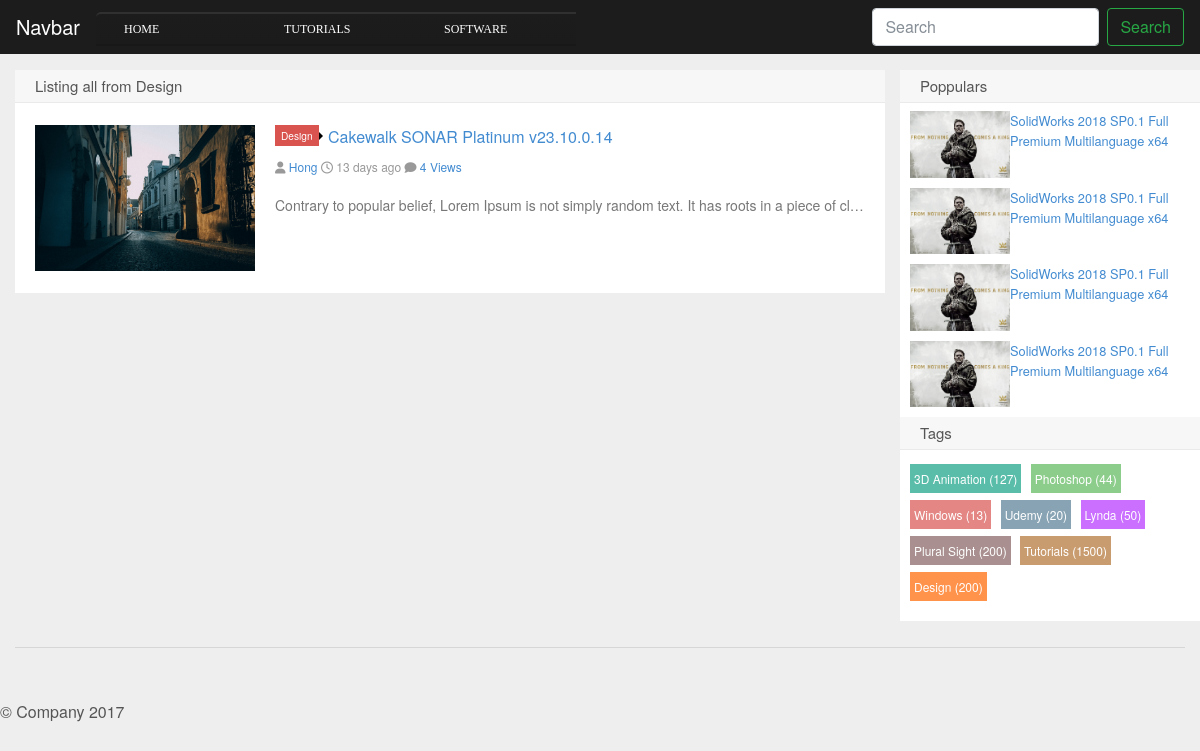
/category.php?id=1&name=Design, run on the app's committed database.
### tables this page shows
CREATE TABLE `categories` (
  `cat_id` int(20) NOT NULL AUTO_INCREMENT,
  `cat_name` varchar(255) NOT NULL,
  PRIMARY KEY (`cat_id`)
);

CREATE TABLE `posts` (
  `post_id` int(20) NOT NULL AUTO_INCREMENT,
  `sub_cat_id` int(20) NOT NULL,
  `user_id` int(20) NOT NULL,
  `post_title` varchar(255) NOT NULL,
  `post_image` varchar(255) NOT NULL,
  `post_date` date NOT NULL,
  `post_view` int(255) DEFAULT NULL,
  `post_desc` text NOT NULL,
  `post_tage` varchar(255) NOT NULL,
  `post_status` varchar(255) DEFAULT NULL,
  `post_suggestion` tinyint(4) DEFAULT NULL,
  `down_link` varchar(255) DEFAULT NULL,
  PRIMARY KEY (`post_id`),
  KEY `FK_subcat` (`sub_cat_id`),
  KEY `FK_user` (`user_id`),
  CONSTRAINT `FK_subcat` FOREIGN KEY (`sub_cat_id`) REFERENCES `sub_categories` (`sub_cat_id`) ON DELETE CASCADE ON UPDATE CASCADE,
  CONSTRAINT `FK_user` FOREIGN KEY (`user_id`) REFERENCES `users` (`user_id`) ON DELETE CASCADE ON UPDATE CASCADE
);

CREATE TABLE `sub_categories` (
  `sub_cat_id` int(20) NOT NULL AUTO_INCREMENT,
  `cat_id` int(20) NOT NULL,
  `sub_cat_name` varchar(255) NOT NULL,
  PRIMARY KEY (`sub_cat_id`),
  KEY `RK_Cat` (`cat_id`),
  CONSTRAINT `RK_Cat` FOREIGN KEY (`cat_id`) REFERENCES `categories` (`cat_id`) ON UPDATE CASCADE
);

CREATE TABLE `users` (
  `user_id` int(20) NOT NULL AUTO_INCREMENT,
  `user_name` varchar(255) NOT NULL,
  `name` varchar(255) NOT NULL,
  `user_email` varchar(255) NOT NULL,
  `user_role` varchar(255) NOT NULL,
  `user_password` varchar(255) NOT NULL,
  PRIMARY KEY (`user_id`)
);

### category.php (the view, shortened to what this page needs)
<?php include "includes/header.php" ?>
  <body>
  <?php include "includes/navigation.php" ?>
    <main role="main" class="container">
      <div class=" row row-offcanvas row-offcanvas-right">
        <div class="col-12 col-md-9">
            <h2 class="title">Listing all from
                <?php
                    echo $_GET['name'];
                ?>
            </h2>
          <?php
          $id = $_GET['id'];
          $prepare_statement = $connection->prepare("SELECT * FROM posts WHERE sub_cat_id = ? ORDER BY post_id DESC");
          $prepare_statement->bind_param("s",$id);
          $prepare_statement->execute();
          $select_post = $prepare_statement->get_result();
          while($row_post = mysqli_fetch_array($select_post)) {
            $sub_cat_id = $row_post['1'];
            $user_id = $row_post['2'];
            $post_title = $row_post['3'];
            $post_image = $row_post['4'];
            $post_date = $row_post['5'];
            $post_view = $row_post['6'];
            $post_desc = $row_post['7'];
            ?>
            <article class="excerpt">
              <div class="focus"><a href="#" class="thumbnail">
                  <img src="img/<?= $post_image; ?>" alt="<?= $post_title; ?>"/></a></div>
              <header>
                <a class="label label-important" href="#">
                  <?php
                  $query_sub_cat = "SELECT * FROM sub_categories WHERE sub_cat_id=$sub_cat_id";
                  $select_sub_cat=mysqli_query($connection,$query_sub_cat);
                  while($row_sub_cat = mysqli_fetch_array($select_sub_cat)) {
                    echo $sub_cat_name = $row_sub_cat['sub_cat_name'];
                  }
                  ?>
                  <i class="label-arrow"></i>
                </a>
                <h2><a href="#" title="<?= $post_title; ?>"><?= $post_title; ?></a></h2>
              </header>
              <p>
                <span class="muted"><i class="fa fa-user icon12"></i>
                  <a href="#">
                    <?php
                      $query_user = "SELECT * FROM users WHERE user_id=$user_id";
                      $select_user=mysqli_query($connection,$query_user);
                      while($row_user = mysqli_fetch_array($select_user)) {
                        echo $name = $row_user['name'];
                      }
                    ?>
                  </a>
                </span>
                <span class="muted"><i class="fa fa-clock-o icon12"></i>
                  <?php
                  $now = date('Y-m-d');
                  if(date_create($post_date)==date_create($now)){
                    echo "Today";
                  }else{
                    $diff=date_diff(date_create($post_date),date_create($now));
                    echo $diff->format("%a days ago");
                  }
                  ?>
                </span>
                <span class="muted"><i class="fa fa-comment icon12"></i>
                  <a href="#"><?= $post_view; ?>&nbsp;Views</a>
                </span>
              </p>
              <p class="note no-break-out">
                <?php
                  if(strlen($post_desc)<=200){
                    echo $post_desc;
                  }else{
                    $shorten= substr($post_desc,0,200). '... ';
                    echo $shorten;
                  }
              ?></p>
            </article>
            <?php
          }
          ?>
        </div>
<?php include "includes/leftbar.php" ?>
      </div>
      <hr>
    </main>
    <?php include "includes/footer.php" ?>
  </body>
</html>

### includes/navigation.php (shortened to what this page needs)
<nav class="navbar navbar-expand-md fixed-top navbar-dark bg-dark">
    <a class="navbar-brand" href="index.php">Navbar</a>
    <div class="collapse navbar-collapse" id="navbarsExampleDefault">
        <ul class="menu mr-auto">
            <li class="nav-item active">
                <a class="nav-link" href="index.php">Home <span class="sr-only">(current)</span></a>
            </li>
            <?php
            $query = " SELECT * FROM categories";
            $select_all_category = mysqli_query($connection,$query);
            while ($row = mysqli_fetch_assoc($select_all_category)){
            $cat_name = $row['cat_name'];
            ?>
            <li><a href="#"><?php echo $cat_name ?></a>
              </li>
              <?php } ?>
        </ul>
        <form action="search.php" method="post" class="form-inline my-2 my-lg-0">
            <input name="search" class="form-control mr-sm-2" type="text" placeholder="Search" aria-label="Search">
            <button name="submit" class="btn btn-outline-success my-2 my-sm-0" type="submit">Search</button>
        </form>
    </div>
</nav>

### css/style.css (style rules this page uses)
body { margin: 0; font-family: "Microsoft Yahei","Helvetica Neue",Helvetica,Arial,sans-serif; line-height: 20px; color: #555555; background-color: #eeeeee; overflow-x: hidden; }
.navbar { background-color: #1c1c1c important; }
li { line-height: 20px; }
li { display: list-item; text-align: -webkit-match-parent; }
ul, ol { padding: 0; margin: 0; list-style:none; }
img { max-width: 100%; width: auto\9; height: auto; vertical-align: middle; border: 0; -ms-interpolation-mode: bicubic; }
h1, h2, h3 { line-height: 35px; }
h1, h2, h3, h4, h5, h6 { margin: 5px 0; font-family: inherit; font-weight: bold; line-height: 20px; color: inherit; text-rendering: optimizelegibility; }
h2 { display: block; font-size: 1.5em; -webkit-margin-before: 0.83em; -webkit-margin-after: 0.83em; -webkit-margin-start: 0px; -webkit-margin-end: 0px; font-weight: bold; }
div { display: block; }
.title { position: relative; margin: 0; line-height: 20px; padding: 6px 20px; font-size: 15px; background-color: #F7F7F7; height: 20px; border-bottom: 1px solid #eaeaea; font-weight: normal; height: 33px; }
.header, .container, .footer { max-width: 1320px; margin: 0 auto; text-align: left; position: relative; }
article, aside, details, figcaption, figure, footer, header, hgroup, nav, section { display: block; }
.excerpt { background-color: #fff; padding: 20px 20px 20px 256px; margin-bottom: 1px; position: relative; border-left: solid 4px #fff; }
.excerpt .focus { float: left; width: 220px; margin-left: -240px; text-align: center; position: relative; overflow: hidden; display: table; }
.excerpt .focus a { display: table-cell; vertical-align: middle; width: 220px; height: 150px; }
a { color: #428BD1; text-decoration: none; }
a:-webkit-any-link { cursor: auto; text-decoration: none; }
.excerpt .focus a img { margin: 0 auto; max-width: 220px; max-height: 150px; }
.excerpt header .label { margin-right: 5px; position: relative; top: -2px; }
.excerpt:before, .excerpt:after { display: table; content: ""; line-height: 0; }
.excerpt:after { clear: both; }
.excerpt:after { display: table; content: ""; line-height: 0; }
.label, .badge { position: relative; display: inline-block; padding: 4px 6px 3px; font-size: 10.152px; line-height: 14px; color: #ffffff; vertical-align: baseline; white-space: nowrap; background-color: #999999; }
.label-important, .badge-important { background-color: #d9534f; }
.label-arrow { position: absolute; width: 0; height: 0; vertical-align: top; content: ""; }
.label-important .label-arrow, .badge-important .label-arrow { border-left-color: #d9534f; }
.label .label-arrow { top: 7px; right: -4px; border-left: 4px solid #000000; border-top: 4px solid transparent; border-bottom: 4px solid transparent; }
.excerpt h2 { display: inline; font-size: 16px; margin: 0; font-weight: normal; position: relative; top: 1px; line-height: 25px; }
p { margin: 0 0 10px; }
p { display: block; -webkit-margin-before: 0.5em; -webkit-margin-after: 1em; -webkit-margin-start: 0px; -webkit-margin-end: 0px; }
.muted { color: #999999; font-size: 12px; }
.icon12 { margin-top: 2px; }
.excerpt .note { margin-bottom: 0; }
.excerpt .note { color: #777; font-size: 14px; line-height: 24px; }

### css/menu.css (style rules this page uses)
.menu, .menu ul { list-style: none; padding: 0; margin: 0; }
.menu { height: 30px; }
.menu li { background-color: #1c1c1c; background: -moz-linear-gradient(#1c1c1c, #1b1b1b); background: -ms-linear-gradient(#1c1c1c, #1b1b1b); background: -webkit-gradient(linear, left top, left bottom, color-stop(0%, #1c1c1c), color-stop(100%, #1b1b1b)); background: -webkit-linear-gradient(#1c1c1c, #1b1b1b); background: -o-linear-gradient(#1c1c1c, #1b1b1b); filter: progid:DXImageTransform.Microsoft.gradient(startColorstr='#1c1c1c', endColorstr='#1b1b1b'); -ms-filter: "progid:DXImageTransform.Microsoft.gradient(startColorstr='#1c1c1c', endColorstr='#1b1b1b')"; background: linear-gradient(#1c1c1c, #1b1b1b); border-bottom: 2px solid #181818; border-top: 2px solid #303030; min-width: 160px; }
.menu > li { display: block; float: left; position: relative; }
.menu > li:first-child { border-radius: 5px 0 0; }
.menu a { border-left: 3px solid rgba(0, 0, 0, 0); color: white; display: block; font-family: 'Lucida Console'; font-size: 12px; line-height: 30px; padding: 0 25px; text-decoration: none; text-transform: uppercase; }

### css/offcanvas.css (style rules this page uses)
html, body { overflow-x: hidden; }
body { padding-top: 70px; }

### category.php (style rules this page uses)
.no-break-out { overflow:hidden; white-space:nowrap; text-overflow: ellipsis; }

### data on the page
categories: cat_name "TUTORIALS"
categories: cat_name "SOFTWARE"
posts: post_image (picture), post_title "Cakewalk SONAR Platinum v23.10.0.14", post_date "13 days ago", post_view "4", post_desc "Contrary to popular belief, Lorem Ipsum is not simply random text. It has roots in a piece of cl…"
sub_categories: sub_cat_name "Design"
users: name "Hong"

### other printed values
$_GET['name'] "Design"
